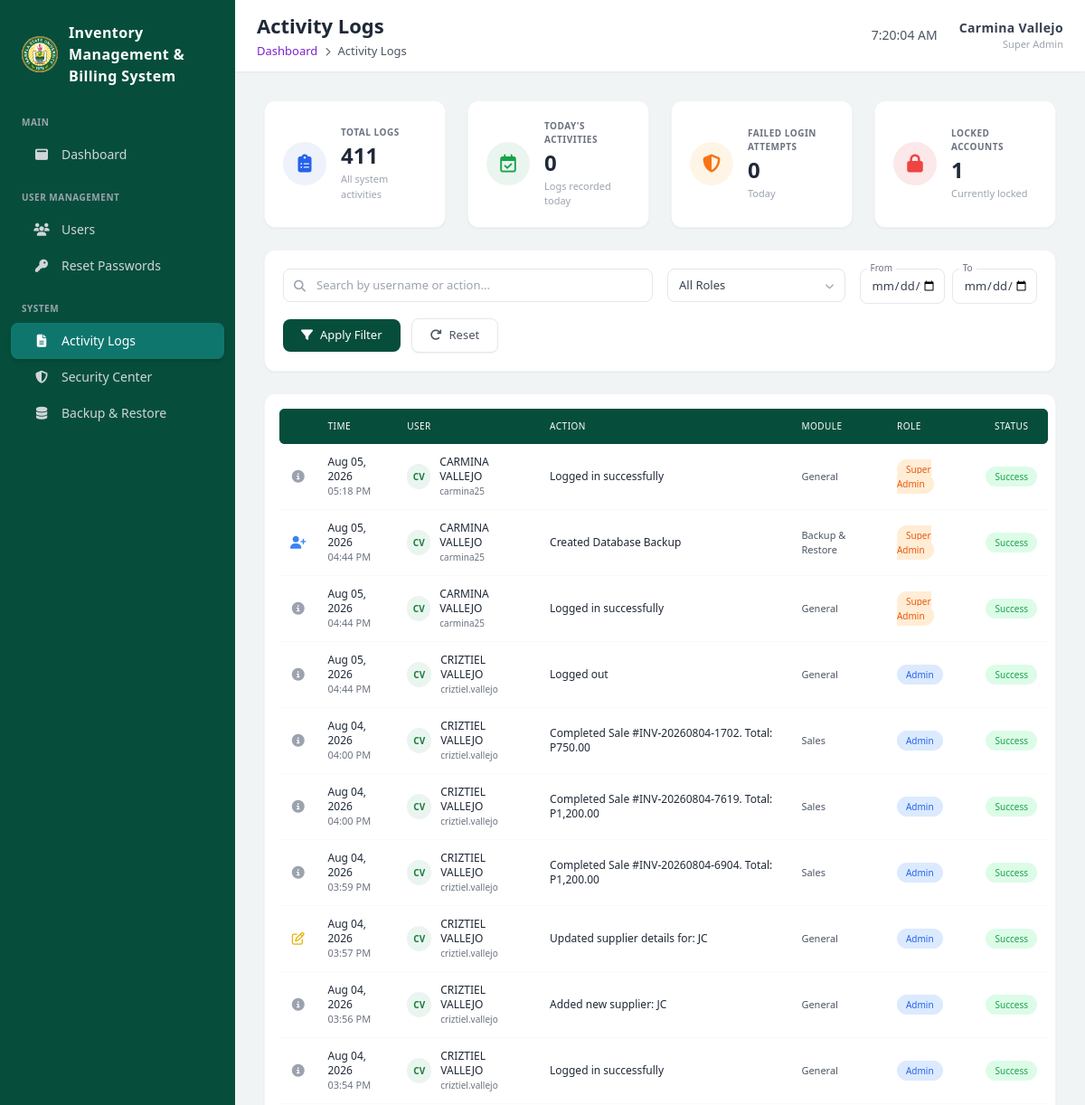
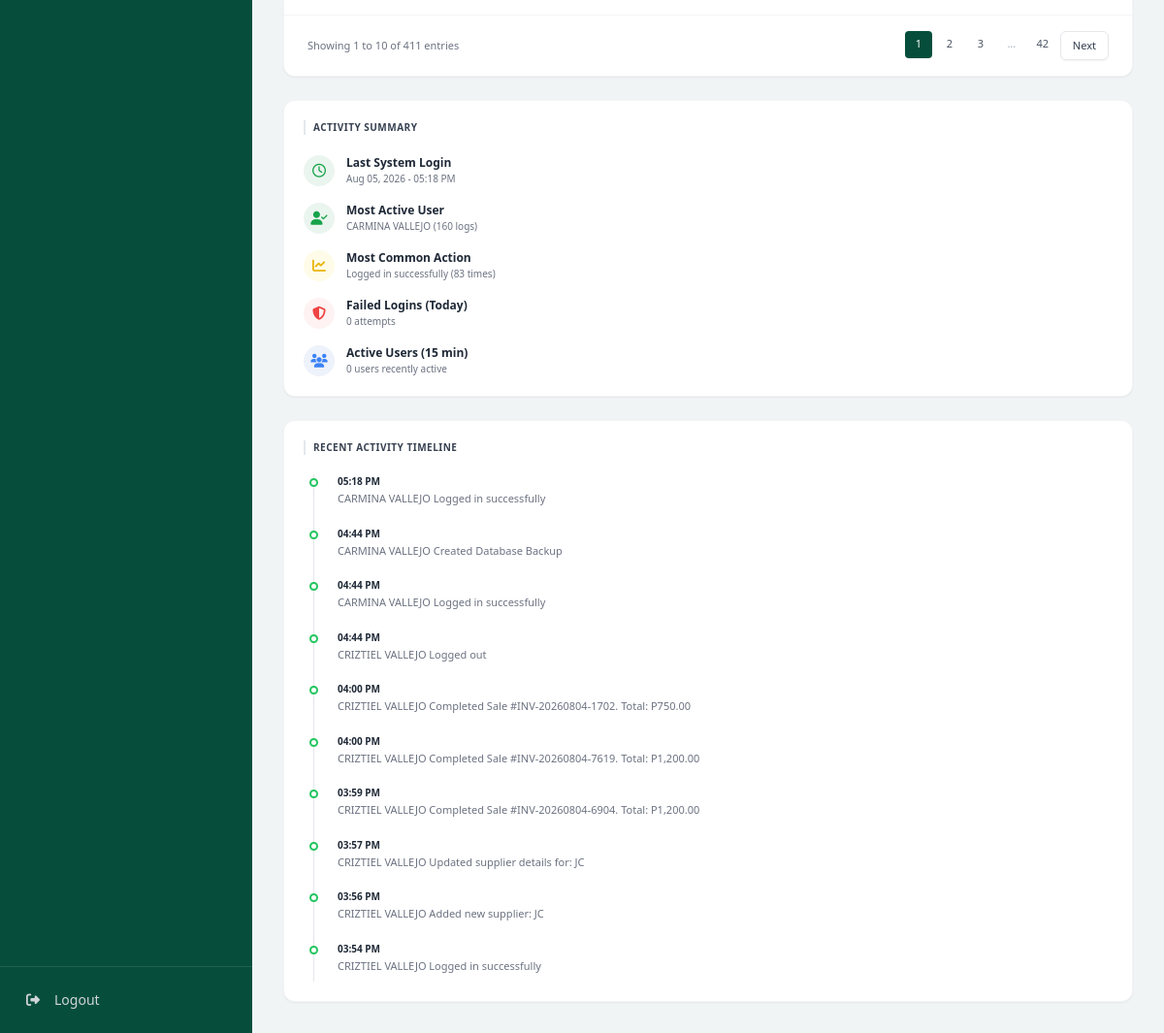
Screenshot of /pages/superadmin/activity_logs.php (signed in) with the database file from the repository (2 pictures, top to bottom).
### tables this page shows
CREATE TABLE IF NOT EXISTS `activity_logs` (
  `id` int(11) NOT NULL AUTO_INCREMENT,
  `user_id` int(11) NOT NULL,
  `fullname` varchar(150) NOT NULL,
  `username` varchar(100) NOT NULL,
  `role` enum('Super Admin','Admin','Viewer') NOT NULL,
  `action` varchar(255) NOT NULL,
  `ip_address` varchar(45) DEFAULT NULL,
  `created_at` timestamp NULL DEFAULT current_timestamp(),
  `module` varchar(100) DEFAULT NULL,
  PRIMARY KEY (`id`),
  KEY `user_id` (`user_id`),
  CONSTRAINT `activity_logs_ibfk_1` FOREIGN KEY (`user_id`) REFERENCES `users` (`id`)
);

### pages/superadmin/activity_logs.php (the view, shortened to what the rows shown need)
<?php
require_once "../../config/database.php";
require_once "../../includes/superadmin_functions.php";
$filters = [];
$page = $_GET['page'] ?? 1;
$limit = 10;
$offset = ($page - 1) * $limit;
$logs = getActivityLogs($conn, $filters, $limit, $offset);
$totalLogs = countActivityLogs($conn, $filters);
$totalLogsToday = countActivityLogs($conn, ['start_date' => date('Y-m-d')]);
$totalFailedLoginsToday = countFailedLoginAttempts($conn, true);
$totalLockedAccounts = getTotalLockedAccounts($conn);
?>
<!DOCTYPE html>
<html lang="en">
<head>
    <link rel="stylesheet" href="https://cdnjs.cloudflare.com/ajax/libs/font-awesome/6.4.0/css/all.min.css">
    <script src="https://cdn.tailwindcss.com"></script>
</head>
<body class="bg-[#f0f4f5] flex h-screen font-sans overflow-hidden">
<?php include_once "sidebar.php"; ?>
    <main class="flex-1 overflow-y-auto flex flex-col h-full bg-[#f0f4f5]" id="main-content">
        <?php include_once "topbar.php"; ?>
        <div class="p-6 md:p-8 flex-1">
            <div class="grid grid-cols-1 sm:grid-cols-2 lg:grid-cols-4 gap-4 lg:gap-6 mb-6">
                <div class="bg-white rounded-xl shadow-sm border border-gray-100 p-5 flex items-center gap-4">
                    <div>
                        <h2 class="text-2xl font-bold text-gray-800"><?php echo number_format($totalLogs ?? 0); ?></h2>
                    </div>
                </div>
                <div class="bg-white rounded-xl shadow-sm border border-gray-100 p-5 flex items-center gap-4">
                    <div>
                        <h2 class="text-2xl font-bold text-gray-800"><?php echo number_format($totalLogsToday ?? 0); ?></h2>
                    </div>
                </div>
                <div class="bg-white rounded-xl shadow-sm border border-gray-100 p-5 flex items-center gap-4">
                    <div>
                        <h2 class="text-2xl font-bold text-gray-800"><?php echo number_format($totalFailedLoginsToday ?? 0); ?></h2>
                    </div>
                </div>
                <a href="security_center.php" class="bg-white rounded-xl shadow-sm border border-gray-100 p-5 flex items-center gap-4 hover:shadow-md hover:border-gray-200 transition-all">
                    <div>
                        <h2 class="text-2xl font-bold text-gray-800"><?php echo number_format($totalLockedAccounts ?? 0); ?></h2>
                    </div>
                </a>
            </div>
            <div class="flex flex-col xl:flex-row gap-6">
                <div class="w-full xl:w-[72%] bg-white rounded-xl shadow-sm border border-gray-100 overflow-hidden flex flex-col">
                    <div class="overflow-x-auto flex-1 p-4 pt-4">
                        <table class="w-full text-left border-collapse min-w-[850px]">
                            <thead class="bg-brand-dark text-white">
                                <tr class="bg-brand-dark text-white text-[10px] uppercase tracking-wider">
                                    <th class="p-3 rounded-l-md font-medium w-6"></th>
                                    <th class="p-3 font-medium">TIME</th>
                                    <th class="p-3 font-medium">USER</th>
                                    <th class="p-3 font-medium">ACTION</th>
                                    <th class="p-3 font-medium">MODULE</th>
                                    <th class="p-3 font-medium">ROLE</th>
                                    <th class="p-3 font-medium text-center rounded-r-md">STATUS</th>
                                </tr>
                            </thead>
                            <tbody class="text-xs text-gray-700">
                                <?php if (!empty($logs)):
                                    function getInitials($name) {
                                        $words = explode(' ', $name);
                                        $initials = '';
                                        if(isset($words[0]) && !empty($words[0])) $initials .= mb_substr($words[0], 0, 1);
                                        if(isset($words[count($words)-1]) && count($words) > 1 && !empty($words[count($words)-1])) $initials .= mb_substr($words[count($words)-1], 0, 1);
                                        return strtoupper($initials);
                                    }
                                    function getModuleFromAction($action) {
                                        $action_lower = strtolower($action);
                                        if (strpos($action_lower, 'backup') !== false || strpos($action_lower, 'restore') !== false) return 'Backup & Restore';
                                        if (strpos($action_lower, 'sale') !== false || strpos($action_lower, 'billing') !== false) return 'Sales';
                                        return 'General';
                                    }
                                    function getStatusFromAction($action) {
                                        $action_lower = strtolower($action);
                                        return ['label' => 'Success', 'class' => 'bg-green-100 text-green-600'];
                                    }
                                ?>
                                    <?php foreach ($logs as $log): ?>
                                        <tr class="border-b border-gray-50 hover:bg-gray-50">
                                            <td class="p-3 text-center">
                                                <?php
                                                    $icon = 'fa-solid fa-info-circle text-gray-400';
                                                    $action_lower = strtolower($log['action']);
                                                    if (strpos($action_lower, 'login') !== false && strpos($action_lower, 'failed') === false) $icon = 'fa-solid fa-circle-check text-green-500';
                                                    elseif (strpos($action_lower, 'failed') !== false) $icon = 'fa-solid fa-circle-xmark text-red-500';
                                                    elseif (strpos($action_lower, 'create') !== false) $icon = 'fa-solid fa-user-plus text-blue-500';
                                                    elseif (strpos($action_lower, 'update') !== false) $icon = 'fa-regular fa-pen-to-square text-yellow-500';
                                                    elseif (strpos($action_lower, 'reset') !== false) $icon = 'fa-solid fa-key text-purple-500';
                                                    elseif (strpos($action_lower, 'logout') !== false) $icon = 'fa-solid fa-right-from-bracket text-gray-400';
                                                    elseif (strpos($action_lower, 'backup') !== false) $icon = 'fa-solid fa-database text-yellow-500';
                                                    elseif (strpos($action_lower, 'unlock') !== false) $icon = 'fa-solid fa-lock-open text-green-500';
                                                ?>
                                                <i class="<?php echo $icon; ?> text-sm"></i>
                                            </td>
                                            <td class="p-3">
                                                <div class="text-gray-800 font-medium"><?php echo date('M d, Y', strtotime($log['created_at'])); ?></div>
                                                <div class="text-[11px] text-gray-500"><?php echo date('h:i A', strtotime($log['created_at'])); ?></div>
                                            </td>
                                            <td class="p-3">
                                                <div class="flex items-center gap-2.5">
                                                    <div class="w-7 h-7 rounded-full bg-[#ebf5ef] text-green-700 flex items-center justify-center font-bold text-[10px]"><?php echo getInitials($log['fullname'] ?? 'System'); ?></div>
                                                    <div>
                                                        <div class="font-medium text-gray-800"><?php echo htmlspecialchars($log['fullname'] ?? 'System'); ?></div>
                                                        <div class="text-[10px] text-gray-500"><?php echo htmlspecialchars($log['username'] ?? 'N/A'); ?></div>
                                                    </div>
                                                </div>
                                            </td>
                                            <td class="p-3">
                                                <div class="text-gray-800"><?php echo htmlspecialchars(ucfirst($log['action'])); ?></div>
                                            </td>
                                            <td class="p-3">
                                                <span class="text-gray-600 font-medium text-[11px]"><?php echo getModuleFromAction($log['action']); ?></span>
                                            </td>
                                            <td class="p-3">
                                                <?php
                                                    $role_class = 'bg-gray-100 text-gray-600';
                                                    if ($log['role'] === 'Super Admin') $role_class = 'bg-orange-100 text-orange-600';
                                                    if ($log['role'] === 'Admin') $role_class = 'bg-blue-100 text-blue-600';
                                                    $status = getStatusFromAction($log['action']);
                                                ?>
                                                <span class="<?php echo $role_class; ?> px-2.5 py-1 rounded-full text-[10px] font-medium"><?php echo htmlspecialchars($log['role'] ?? 'N/A'); ?></span>
                                            </td>
                                            <td class="p-3 text-center">
                                                <span class="<?php echo $status['class']; ?> px-2.5 py-1 rounded-full text-[10px] font-medium"><?php echo $status['label']; ?></span>
                                            </td>
                                        </tr>
                                    <?php endforeach; ?>
                                <?php else: ?>
                                    <tr>
                                        <td colspan="7" class="text-center p-10 text-gray-500">No activity logs found for the selected filters.</td>
                                    </tr>
                                <?php endif; ?>
                            </tbody>
                        </table>
                    </div>
                </div>
                <div class="w-full xl:w-[28%] flex flex-col gap-6">
                    <div class="bg-white rounded-xl shadow-sm border border-gray-100 p-5 flex-1 flex flex-col">
                        <div class="relative border-l border-gray-200 ml-2.5 pb-2 space-y-5 flex-1">
                            <?php
                                if(function_exists('getRecentActivityLogs')):
                                    $recentLogs = getRecentActivityLogs($conn, 10);
                                    foreach($recentLogs as $log):
                            ?>
                            <div class="relative pl-6">
                                <div class="absolute w-[9px] h-[9px] bg-white rounded-full border-2 border-green-500 -left-[5px] top-1"></div>
                                <p class="text-[10px] text-gray-800 font-semibold mb-0.5"><?php echo date('h:i A', strtotime($log['created_at'])); ?></p>
                                <p class="text-[11px] text-gray-500"><?php echo htmlspecialchars($log['fullname'] ?? 'System'); ?> <?php echo htmlspecialchars($log['action']); ?></p>
                            </div>
                            <?php
                                    endforeach;
                                else:
                            ?>
                                <p class="text-xs text-gray-400">Timeline function not available.</p>
                            <?php endif; ?>
                        </div>
        </div>
    </main>
</body>
</html>

### rows the page displays
activity_logs: created_at "Aug 05, 2026", created_at "05:18 PM", fullname "CV", fullname "CARMINA VALLEJO", username "carmina25", action "Logged in successfully", action "General", role "Super Admin", action "Success"
activity_logs: created_at "Aug 05, 2026", created_at "04:44 PM", fullname "CV", fullname "CARMINA VALLEJO", username "carmina25", action "Created Database Backup", action "Backup & Restore", role "Super Admin", action "Success"
activity_logs: created_at "Aug 05, 2026", created_at "04:44 PM", fullname "CV", fullname "CARMINA VALLEJO", username "carmina25", action "Logged in successfully", action "General", role "Super Admin", action "Success"
activity_logs: created_at "Aug 05, 2026", created_at "04:44 PM", fullname "CV", fullname "CRIZTIEL VALLEJO", username "criztiel.vallejo", action "Logged out", action "General", role "Admin", action "Success"
activity_logs: created_at "Aug 04, 2026", created_at "04:00 PM", fullname "CV", fullname "CRIZTIEL VALLEJO", username "criztiel.vallejo", action "Completed Sale #INV-20260804-1702. Total: P750.00", action "Sales", role "Admin", action "Success"
activity_logs: created_at "Aug 04, 2026", created_at "04:00 PM", fullname "CV", fullname "CRIZTIEL VALLEJO", username "criztiel.vallejo", action "Completed Sale #INV-20260804-7619. Total: P1,200.00", action "Sales", role "Admin", action "Success"
activity_logs: created_at "Aug 04, 2026", created_at "03:59 PM", fullname "CV", fullname "CRIZTIEL VALLEJO", username "criztiel.vallejo", action "Completed Sale #INV-20260804-6904. Total: P1,200.00", action "Sales", role "Admin", action "Success"
activity_logs: created_at "Aug 04, 2026", created_at "03:57 PM", fullname "CV", fullname "CRIZTIEL VALLEJO", username "criztiel.vallejo", action "Updated supplier details for: JC", action "General", role "Admin", action "Success"
activity_logs: created_at "Aug 04, 2026", created_at "03:56 PM", fullname "CV", fullname "CRIZTIEL VALLEJO", username "criztiel.vallejo", action "Added new supplier: JC", action "General", role "Admin", action "Success"
activity_logs: created_at "Aug 04, 2026", created_at "03:54 PM", fullname "CV", fullname "CRIZTIEL VALLEJO", username "criztiel.vallejo", action "Logged in successfully", action "General", role "Admin", action "Success"

### other values shown
$pageTitle "Activity Logs"
$breadcrumb['name'] "Activity Logs"
$_SESSION['fullname'] "Carmina Vallejo"
$_SESSION['role'] "Super Admin"
$totalLogs "411"
$totalLogsToday "0"
$totalFailedLoginsToday "0"
$totalLockedAccounts "1"
$offset + 1 "1"
min($offset + $limit, $totalLogs) "10"
$totalPages "42"
formatTimestamp($activitySummary['last_login']) "Aug 05, 2026 - 05:18 PM"
$activitySummary['most_active_user']['fullname'] "CARMINA VALLEJO"
$activitySummary['most_active_user']['log_count'] "160"
$activitySummary['most_common_action']['action'] "Logged in successfully"
